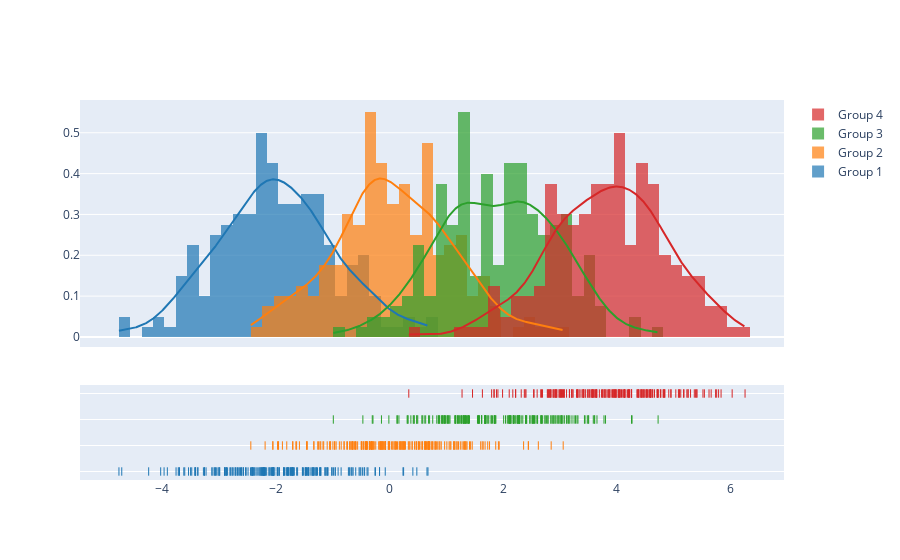

This figure's notebook cell:
### Code cell
import plotly.figure_factory as ff

# Add histogram data
x1 = np.random.randn(200) - 2
x2 = np.random.randn(200)
x3 = np.random.randn(200) + 2
x4 = np.random.randn(200) + 4

# Group data together
hist_data = [x1, x2, x3, x4]

group_labels = ['Group 1', 'Group 2', 'Group 3', 'Group 4']

# Create distplot with custom bin_size
fig = ff.create_distplot(hist_data, group_labels, bin_size=.2)
fig.show()

### Figure 1 — Plotly figure (JSON) as saved in the notebook; plotly's stock layout.template omitted (floating-point values rounded to 4 significant figures; data arrays with more than 128 entries replaced by an {"elided": "..."} marker saying what was removed)
{"data": [{"autobinx": false, "histnorm": "probability density", "legendgroup": "Group 1", "marker": {"color": "rgb(31, 119, 180)"}, "name": "Group 1", "opacity": 0.7, "type": "histogram", "x": {"elided": "200 float values"}, "xaxis": "x", "xbins": {"end": 0.6781, "size": 0.2, "start": -4.754}, "yaxis": "y"}, {"autobinx": false, "histnorm": "probability density", "legendgroup": "Group 2", "marker": {"color": "rgb(255, 127, 14)"}, "name": "Group 2", "opacity": 0.7, "type": "histogram", "x": {"elided": "200 float values"}, "xaxis": "x", "xbins": {"end": 3.055, "size": 0.2, "start": -2.436}, "yaxis": "y"}, {"autobinx": false, "histnorm": "probability density", "legendgroup": "Group 3", "marker": {"color": "rgb(44, 160, 44)"}, "name": "Group 3", "opacity": 0.7, "type": "histogram", "x": {"elided": "200 float values"}, "xaxis": "x", "xbins": {"end": 4.723, "size": 0.2, "start": -0.9857}, "yaxis": "y"}, {"autobinx": false, "histnorm": "probability density", "legendgroup": "Group 4", "marker": {"color": "rgb(214, 39, 40)"}, "name": "Group 4", "opacity": 0.7, "type": "histogram", "x": {"elided": "200 float values"}, "xaxis": "x", "xbins": {"end": 6.251, "size": 0.2, "start": 0.3407}, "yaxis": "y"}, {"legendgroup": "Group 1", "marker": {"color": "rgb(31, 119, 180)"}, "mode": "lines", "name": "Group 1", "showlegend": false, "type": "scatter", "x": {"elided": "500 float values"}, "xaxis": "x", "y": {"elided": "500 float values"}, "yaxis": "y"}, {"legendgroup": "Group 2", "marker": {"color": "rgb(255, 127, 14)"}, "mode": "lines", "name": "Group 2", "showlegend": false, "type": "scatter", "x": {"elided": "500 float values"}, "xaxis": "x", "y": {"elided": "500 float values"}, "yaxis": "y"}, {"legendgroup": "Group 3", "marker": {"color": "rgb(44, 160, 44)"}, "mode": "lines", "name": "Group 3", "showlegend": false, "type": "scatter", "x": {"elided": "500 float values"}, "xaxis": "x", "y": {"elided": "500 float values"}, "yaxis": "y"}, {"legendgroup": "Group 4", "marker": {"color": "rgb(214, 39, 40)"}, "mode": "lines", "name": "Group 4", "showlegend": false, "type": "scatter", "x": {"elided": "500 float values"}, "xaxis": "x", "y": {"elided": "500 float values"}, "yaxis": "y"}, {"legendgroup": "Group 1", "marker": {"color": "rgb(31, 119, 180)", "symbol": "line-ns-open"}, "mode": "markers", "name": "Group 1", "showlegend": false, "type": "scatter", "x": {"elided": "200 float values"}, "xaxis": "x", "y": {"elided": "200 str values"}, "yaxis": "y2"}, {"legendgroup": "Group 2", "marker": {"color": "rgb(255, 127, 14)", "symbol": "line-ns-open"}, "mode": "markers", "name": "Group 2", "showlegend": false, "type": "scatter", "x": {"elided": "200 float values"}, "xaxis": "x", "y": {"elided": "200 str values"}, "yaxis": "y2"}, {"legendgroup": "Group 3", "marker": {"color": "rgb(44, 160, 44)", "symbol": "line-ns-open"}, "mode": "markers", "name": "Group 3", "showlegend": false, "type": "scatter", "x": {"elided": "200 float values"}, "xaxis": "x", "y": {"elided": "200 str values"}, "yaxis": "y2"}, {"legendgroup": "Group 4", "marker": {"color": "rgb(214, 39, 40)", "symbol": "line-ns-open"}, "mode": "markers", "name": "Group 4", "showlegend": false, "type": "scatter", "x": {"elided": "200 float values"}, "xaxis": "x", "y": {"elided": "200 str values"}, "yaxis": "y2"}], "layout": {"barmode": "overlay", "hovermode": "closest", "legend": {"traceorder": "reversed"}, "xaxis": {"anchor": "y2", "domain": [0.0, 1.0], "zeroline": false}, "yaxis": {"anchor": "free", "domain": [0.35, 1], "position": 0.0}, "yaxis2": {"anchor": "x", "domain": [0, 0.25], "dtick": 1, "showticklabels": false}}}
